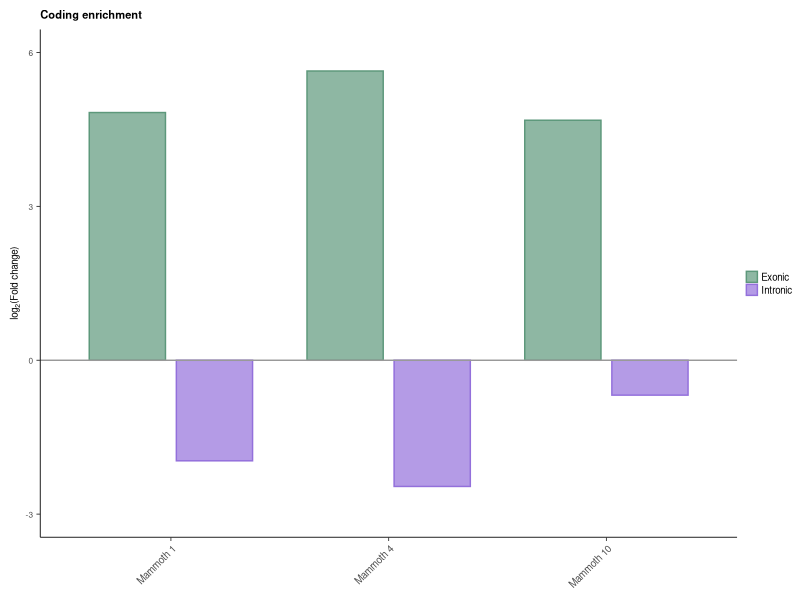

Write the R code that produced this figure.
#######################################
#                                     #
#       Figure 1J. Mammoth aRNA       #
#   Dr. Emilio Marmol-Sanchez. 2025   #
#                                     #
#######################################


library(ggplot2)

setwd("") #Insert path to Figure auxiliary files



Enrich = read.table("Figure1J_Table_Enrichment_+23nt.txt", header=T)
Enrich$Type = factor(Enrich$Type, levels=c("Exonic", "Intronic"))
Enrich$ID = factor(Enrich$ID, levels=c("Mammoth1", "Mammoth4", "Mammoth10"))





setwd("") #Insert path to output Figure PDFs

#Figure 1J
pdf("aRNA_Mammoth_Figure_1J.pdf", height = 40/25.4, width = 45/25.4)
ggplot(Enrich, aes(x=ID, y=log2FC, fill=Type, color=Type)) + 
  geom_bar(stat="identity", width=0.7, position=position_dodge(0.8), alpha=0.7) +
  
  theme_classic() + 
  
  xlab("") + ylab(expression(paste("log" ["2"], "(Fold change)"))) +
  scale_y_continuous(limits = c(-3, 6), breaks = seq(-3, 6, 3), labels=c("-3", "0", "3", "6")) +
  scale_x_discrete(labels = c("Mammoth 1", "Mammoth 4", "Mammoth 10")) +
  scale_fill_manual(values=c("Exonic" = "#5D987B", "Intronic" = "mediumpurple"), labels=c("Exonic", "Intronic")) +
  scale_color_manual(values=c("#5D987B", "mediumpurple"), labels=c("Exonic", "Intronic")) +
  
  theme(legend.position = "right", 
        legend.title = element_blank(), 
        legend.text = element_text(size=7, margin = margin(l = 2)),
        legend.key.size = unit(0.65, 'lines'),
        legend.margin = margin(l=-5)) +
  
  theme(axis.text.x = element_text(size=7, angle=45, vjust=1, hjust=1),
        axis.text.y = element_text(size=6),
        axis.title.y =element_text(size=7, margin = margin(r = 2.5)),
        axis.line = element_line(linewidth = 0.3),
        axis.ticks = element_line(linewidth = 0.3),
        plot.margin = margin(t=0.25, b=-0.25, l=0.25, r=0.2, "cm")) +
  
  geom_hline(yintercept=0, linewidth=0.5, linetype='solid', color='grey60') +
  
  ggtitle("Coding enrichment") + theme(plot.title = element_text(size = 8)) +
  theme(plot.title = element_text(face="bold"))

dev.off()
